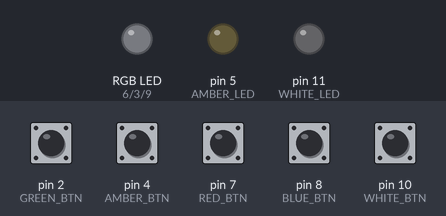
The sketch below on a simulated Arduino Uno, built with avr-gcc and run on an emulated ATmega328P. Parts: an RGB LED mixed from three pins (HIGH = lit), output pins drawn as LEDs (lit = HIGH). The test bench sets the inputs (shaded band); at power-on: pin 2 (GREEN_BTN), pin 4 (AMBER_BTN), pin 7 (RED_BTN), pin 8 (BLUE_BTN), pin 10 (WHITE_BTN) HIGH.

Above: at 1.2 s.
1.3 s: pin 2 (GREEN_BTN) pulled LOW for 0.15 s
At 1.4 s:
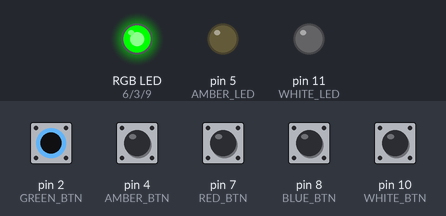
4.3 s: pin 4 (AMBER_BTN) pulled LOW for 0.15 s
At 4.4 s:
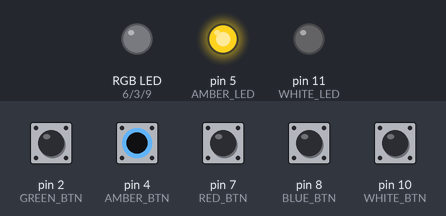
7.3 s: pin 7 (RED_BTN) pulled LOW for 0.15 s
At 7.41 s:
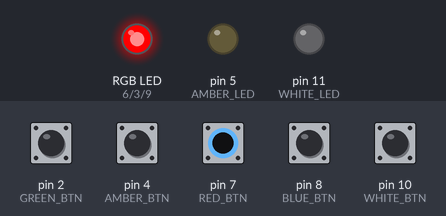
10.3 s: pin 8 (BLUE_BTN) pulled LOW for 0.15 s
At 10.41 s:
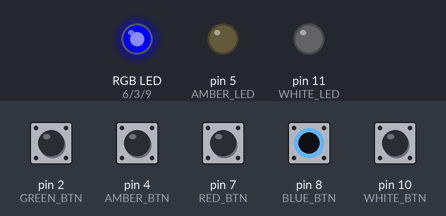
13.3 s: pin 10 (WHITE_BTN) pulled LOW for 0.15 s
16.3 s: pin 2 (GREEN_BTN) pulled LOW for 1 s
Timing chart, 0 to 20.3 s (numbered marks = the images above; inputs shaded):
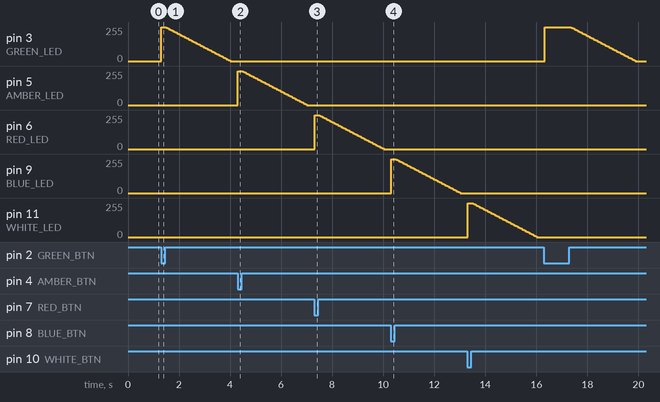

The sketch:

busy-board.ino
```cpp
/*
Busy Board
 */

#define GREEN_BTN 2
#define GREEN_LED 3
#define AMBER_BTN 4
#define AMBER_LED 5
#define RED_BTN   7 // due to the PWM availability the order is swapped for red
#define RED_LED   6
#define BLUE_BTN  8
#define BLUE_LED  9
#define WHITE_BTN 10
#define WHITE_LED 11
#define DARKEST 0
#define BRIGHTEST 255

int greenBrightness = DARKEST;
int amberBrightness = DARKEST;
int redBrightness   = DARKEST;
int blueBrightness  = DARKEST;
int whiteBrightness = DARKEST;

int const fadeAmount = 5;

void setup() {
  pinMode(GREEN_BTN, INPUT_PULLUP);
  pinMode(GREEN_LED, OUTPUT);
  analogWrite(GREEN_LED, greenBrightness);

  pinMode(AMBER_BTN, INPUT_PULLUP);
  pinMode(AMBER_LED, OUTPUT);
  analogWrite(AMBER_LED, amberBrightness);

  pinMode(RED_BTN, INPUT_PULLUP);
  pinMode(RED_LED, OUTPUT);
  analogWrite(RED_LED, redBrightness);

  pinMode(BLUE_BTN, INPUT_PULLUP);
  pinMode(BLUE_LED, OUTPUT);
  analogWrite(BLUE_LED, blueBrightness);

  pinMode(WHITE_BTN, INPUT_PULLUP);
  pinMode(WHITE_LED, OUTPUT);
  analogWrite(WHITE_LED, whiteBrightness);
}

void loop() {
  greenBrightness = handleArcadeButton(GREEN_BTN, GREEN_LED, greenBrightness);
  amberBrightness = handleArcadeButton(AMBER_BTN, AMBER_LED, amberBrightness);
  redBrightness   = handleArcadeButton(RED_BTN,   RED_LED,   redBrightness);
  blueBrightness  = handleArcadeButton(BLUE_BTN,  BLUE_LED,  blueBrightness);
  whiteBrightness = handleArcadeButton(WHITE_BTN, WHITE_LED, whiteBrightness);
  delay(50);
}

bool btnIsPressed(int btn) {
  return HIGH != digitalRead(btn);
}

int handleArcadeButton(int btn, int led, int brightness) {
  if (btnIsPressed(btn)) {
    analogWrite(led, BRIGHTEST);

    return BRIGHTEST;
  }
  analogWrite(led, brightness);

  return fade(brightness);
}

int fade(int brightness) {
  int dimmed = brightness - fadeAmount;
  if (dimmed > DARKEST) {
    return dimmed;
  }

  return DARKEST;
}
```
